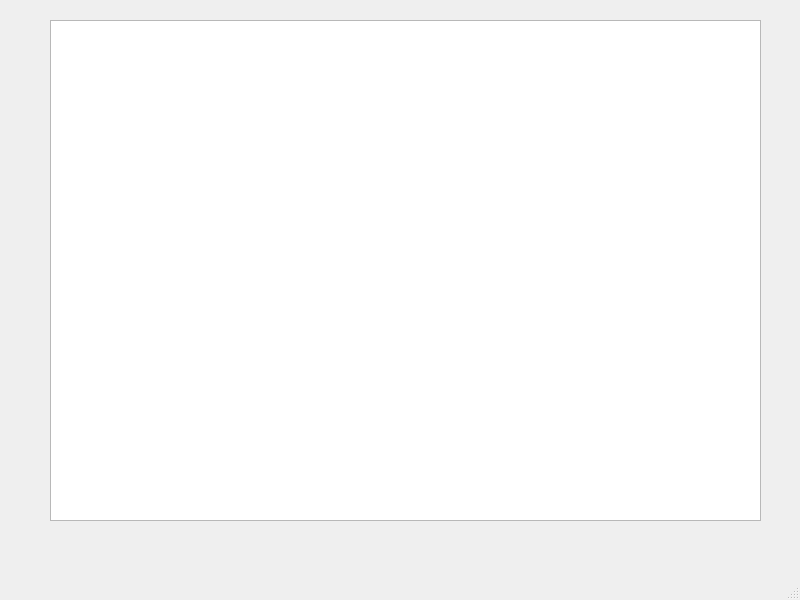
<?xml version="1.0" encoding="UTF-8"?>
<ui version="4.0">
 <class>MainWindow</class>
 <widget class="QMainWindow" name="MainWindow">
  <property name="geometry">
   <rect>
    <x>0</x>
    <y>0</y>
    <width>800</width>
    <height>600</height>
   </rect>
  </property>
  <property name="windowTitle">
   <string>MainWindow</string>
  </property>
  <widget class="QWidget" name="centralwidget">
   <widget class="QTableWidget" name="tbl">
    <property name="geometry">
     <rect>
      <x>50</x>
      <y>20</y>
      <width>711</width>
      <height>501</height>
     </rect>
    </property>
   </widget>
  </widget>
  <widget class="QMenuBar" name="menubar">
   <property name="geometry">
    <rect>
     <x>0</x>
     <y>0</y>
     <width>800</width>
     <height>26</height>
    </rect>
   </property>
  </widget>
  <widget class="QStatusBar" name="statusbar"/>
 </widget>
 <resources/>
 <connections/>
</ui>
